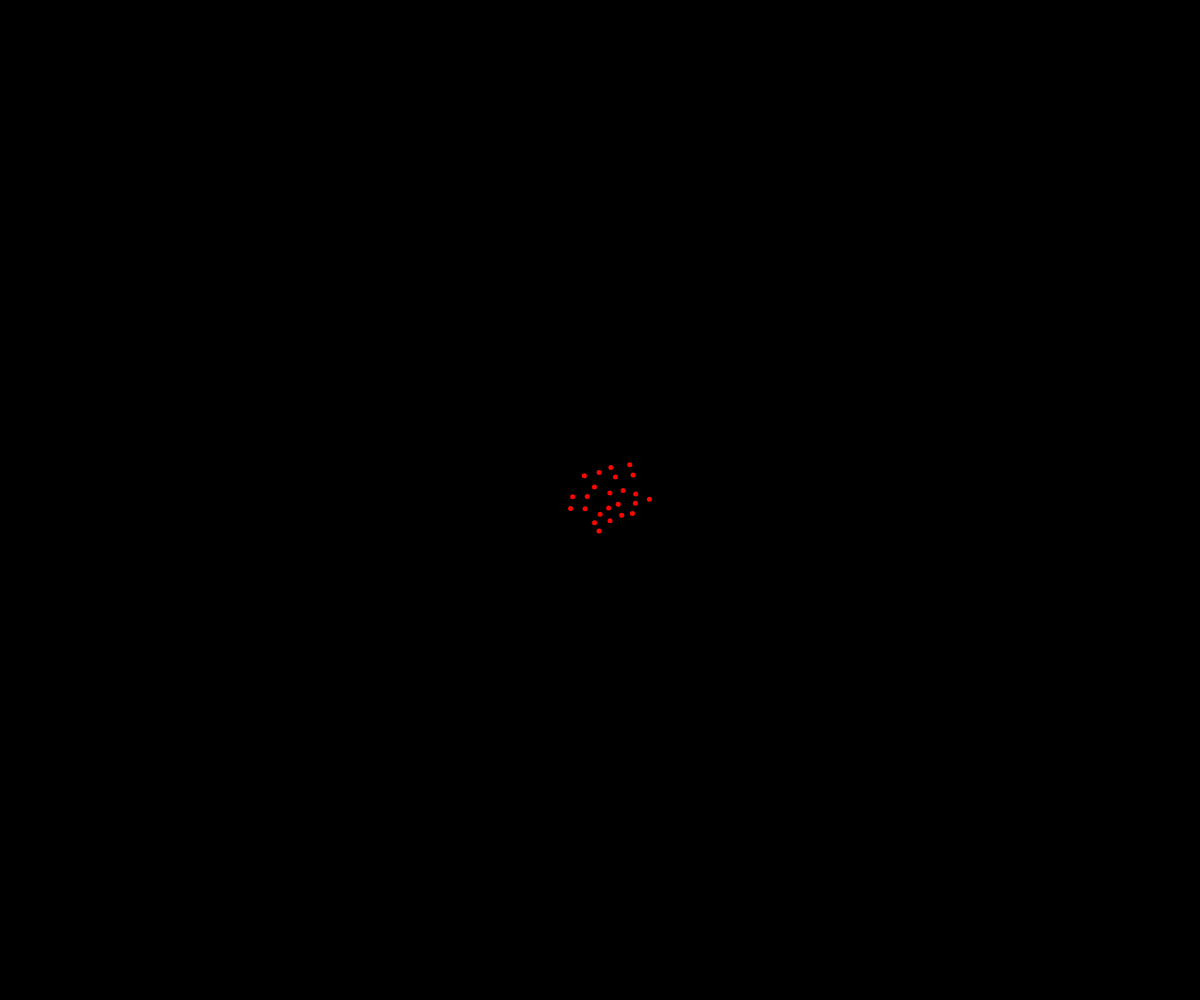
Frame 1 (no input)
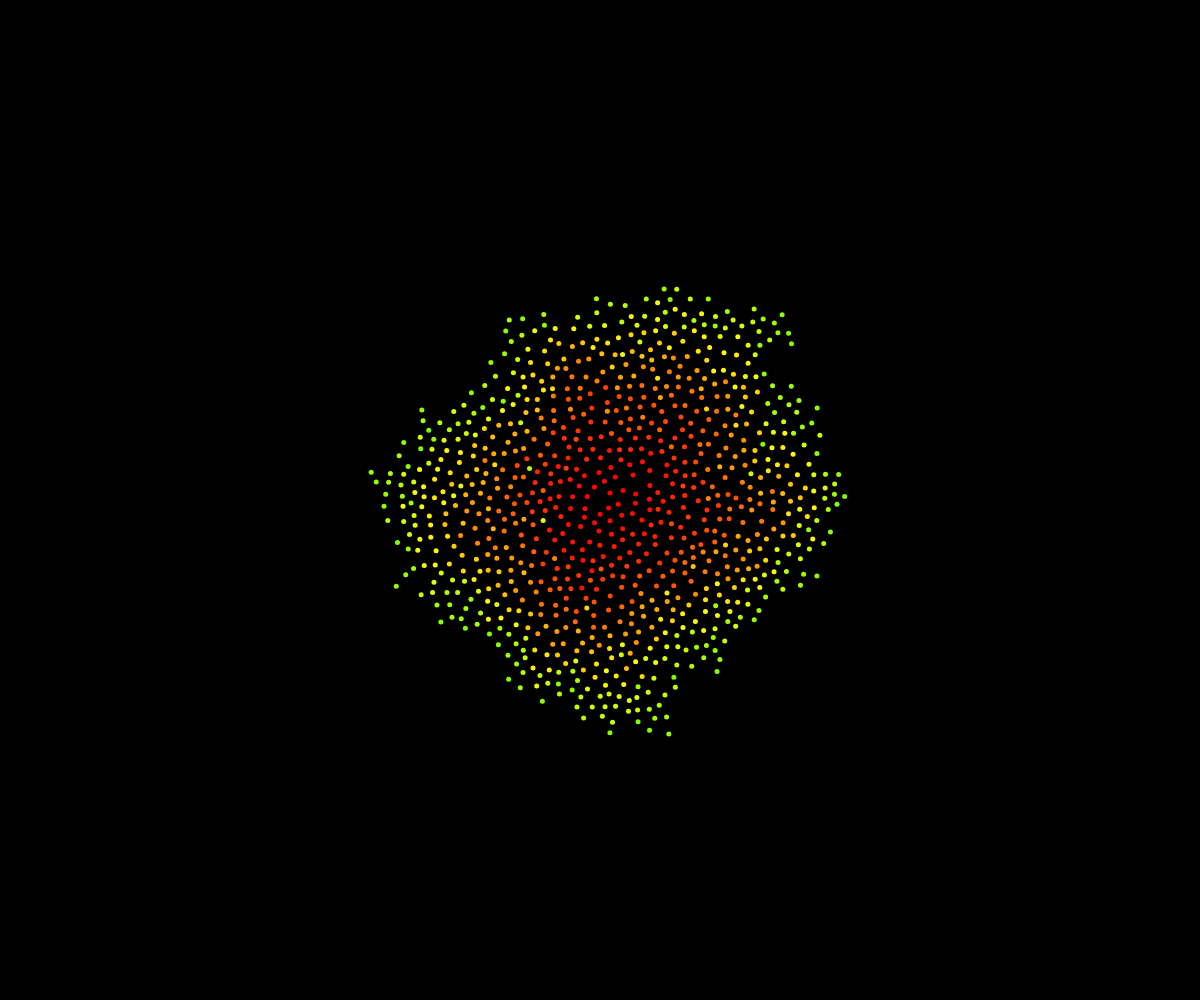
Frame 60 (no input)
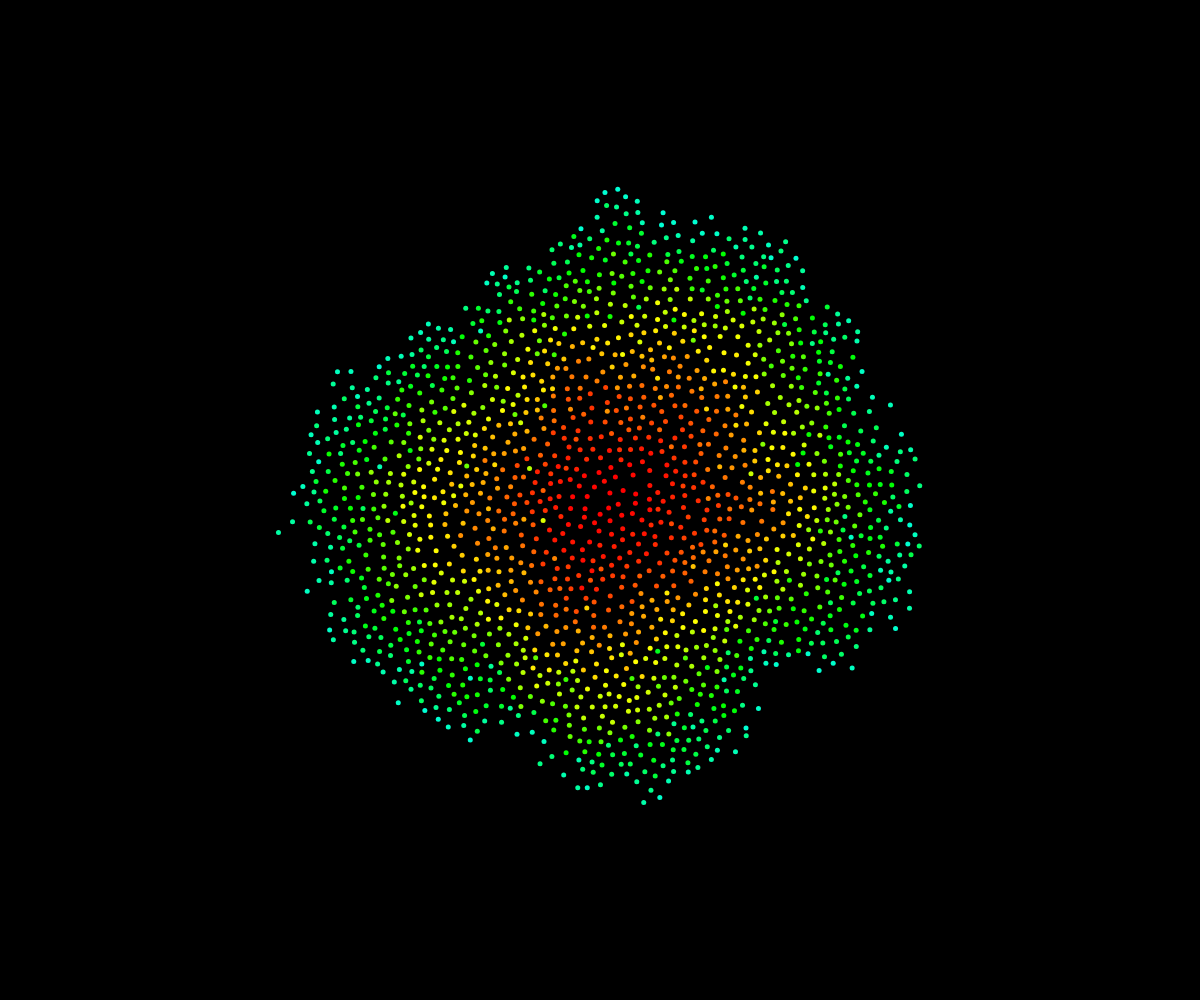
Frame 120 (the mouse pressed at the canvas centre since frame 60)

The p5.js sketch that drew these frames (run headless with seeded random() and noise() and a simulated clock; from frame 60 on, the mouse is pressed at the canvas centre):

// p5.js sketch
// ── sketch.js
const r = 10;
const k = 30;
let grid;
const w = r / Math.sqrt(2);
const active = [];
let cols, rows;
const ordered = [];

function setup() {
  createCanvas(windowWidth, windowHeight);
  background(0);
  strokeWeight(4);
  colorMode(HSB);

  cols = floor(width / w);
  rows = floor(height / w);
  grid = new Array(cols * rows);

  const x = width / 2;
  const y = height / 2;
  const i = floor(x / w);
  const j = floor(y / w);
  const pos = createVector(x, y);
  grid[i + j * cols] = pos;
  active.push(pos);
}

function draw() {
  background(0);

  for (let total = 0; total < 25 && active.length > 0; total++) {
    const randIdx = floor(random(active.length));
    const pos = active[randIdx];
    let found = false;
    for (let n = 0; n < k; n++) {
      const sample = p5.Vector.random2D();
      const m = random(r, 2 * r);
      sample.setMag(m);
      sample.add(pos);

      const col = floor(sample.x / w);
      const row = floor(sample.y / w);

      if (
        col >= 0 &&
        row >= 0 &&
        col < cols &&
        row < rows &&
        !grid[col + row * cols]
      ) {
        let ok = true;
        for (let i = -1; i <= 1; i++) {
          for (let j = -1; j <= 1; j++) {
            const idx = col + i + (row + j) * cols;
            const neighbor = grid[idx];
            if (neighbor) {
              const d = p5.Vector.dist(sample, neighbor);
              if (d < r) ok = false;
            }
          }
        }
        if (ok) {
          found = true;
          grid[col + row * cols] = sample;
          active.push(sample);
          ordered.push(sample);
          break;
        }
      }
    }
    if (!found) {
      active.splice(randIdx, 1);
    }
  }

  for (let i = 0; i < ordered.length; i++) {
    stroke(i / 10 % 360, 100, 100);
    strokeWeight(r * 0.5);
    point(ordered[i].x, ordered[i].y);
  }
}
